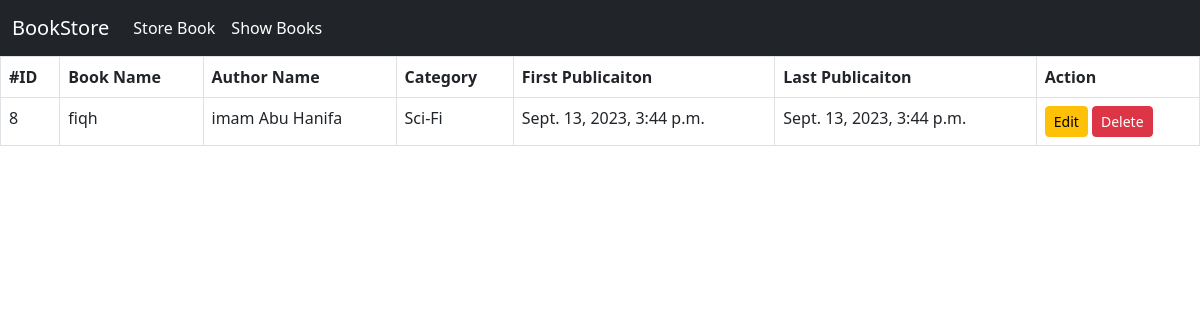
/book_details/8, run on the app's committed database.
### book/models.py (models this page shows)
class BookStoreModel(models.Model):
    CATEGORY = (
    ('Mystery', 'Fiqh'),
    ('Thriller', 'Tafseer'),
    ('Sci-Fi', 'Quran'),
    ('Humor', 'Hadith'),
    ('Horror', 'spirituality'),
    )
    id = models.IntegerField(primary_key=True)
    book_name = models.CharField(max_length=30)
    author = models.CharField(max_length=30)
    category = models.CharField(max_length=30, choices=CATEGORY)
    first_pub = models.DateTimeField(auto_now_add=True)
    last_pub = models.DateTimeField(auto_now=True)

### book/views.py (the view)
# urls.py: path('book_details/<int:id>', views.BookDetailsView.as_view(), name='book_details'),
class BookDetailsView(DetailView):
    model = BookStoreModel
    template_name = 'book_details.html'
    context_object_name = 'item'
    pk_url_kwarg = 'id'

### book/templates/book_details.html
{% extends 'base.html' %} {% block content%}
<table class="table table-bordered">
  <thead>
    <tr>
      <th scope="col">#ID</th>
      <th scope="col">Book Name</th>
      <th scope="col">Author Name</th>
      <th scope="col">Category</th>
      <th scope="col">First Publicaiton</th>
      <th scope="col">Last Publicaiton</th>
      <th scope="col">Action</th>
    </tr>
  </thead>
  <tbody>
    <tr>
      <td>{{item.id}}</td>
      <td>{{item.book_name}}</td>
      <td>{{item.author}}</td>
      <td>{{item.category}}</td>
      <td>{{item.first_pub}}</td>
      <td>{{item.last_pub}}</td>
      <td><a href="{% url 'edit_book' pk=item.id %}" class='btn btn-warning btn-sm'>Edit</a> <a
          class='btn btn-danger btn-sm' href="{% url 'delete_book' pk=item.id %}">Delete</a> </td>
    </tr>
  </tbody>
</table>
{% endblock %}

### data on the page
BookStoreModel: id "8", book_name "fiqh", author "imam Abu Hanifa", category "Sci-Fi", first_pub "Sept. 13, 2023, 3:44 p.m.", last_pub "Sept. 13, 2023, 3:44 p.m."
